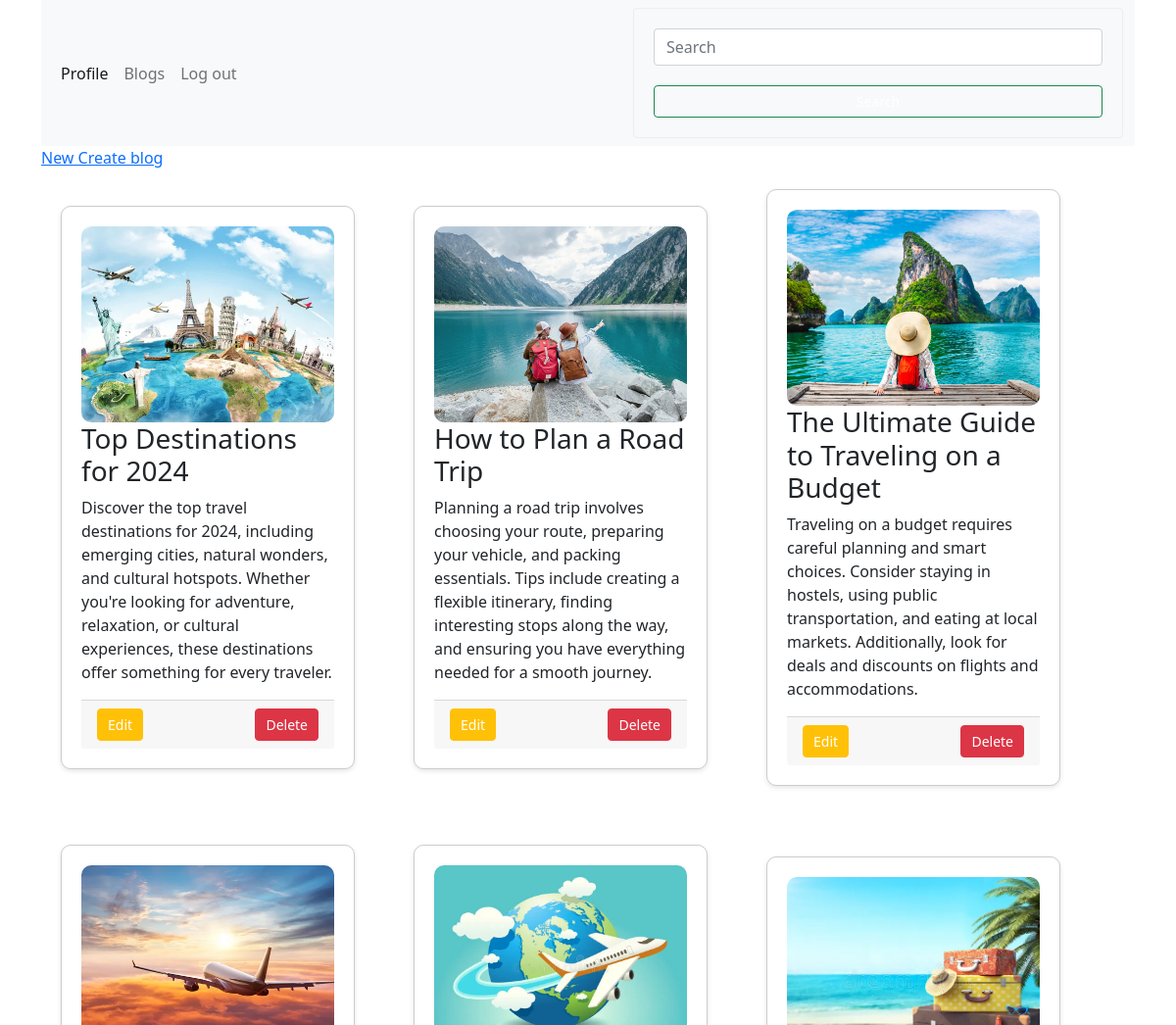
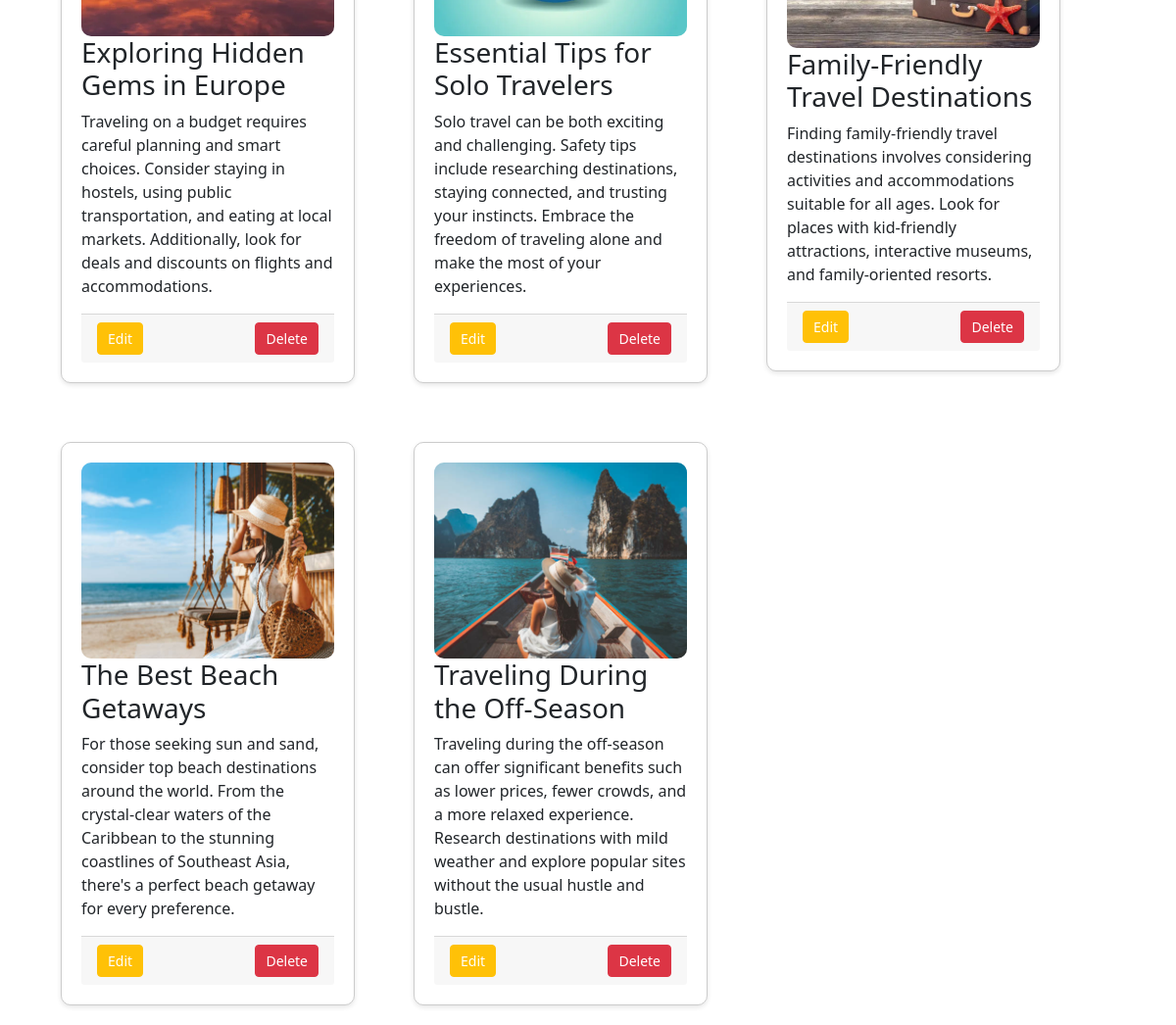
Page /blogs/usersblog.php (signed in) on the committed database (2 pictures, top to bottom).
### tables this page shows
CREATE TABLE `blogs` (
  `id` bigint(20) NOT NULL,
  `user_id` bigint(20) DEFAULT NULL,
  `category_id` bigint(20) DEFAULT NULL,
  `title` varchar(255) NOT NULL,
  `description` mediumtext NOT NULL,
  `blog_img` varchar(255) NOT NULL,
  `is_publish` tinyint(1) DEFAULT 0,
  `view_count` int(11) DEFAULT NULL,
  `created_at` timestamp NOT NULL DEFAULT current_timestamp(),
  `updated_at` timestamp NOT NULL DEFAULT current_timestamp() ON UPDATE current_timestamp()
);

### blogs/usersblog.php (the view, shortened to what this page needs)
<?php
include_once '../index.php';
$id = intval($_SESSION['user_id']);
$query = "SELECT * FROM blogs WHERE user_id = :user_id";
$blogsquery = $connection->prepare($query);
$blogsquery->execute([':user_id' => $id]);
$blogs = $blogsquery->fetchAll(PDO::FETCH_ASSOC);
?>
<!DOCTYPE html>
<html lang="en">
<head>
</head>
<body>
    <a href="insertblog.php"> New Create blog</a>
   <div class="cards">
   <?php
    if (count($blogs) > 0) {
        foreach ($blogs as $blog) {
            echo "<div class='card'>";
            echo "<img src='../uploads/" . htmlspecialchars($blog['blog_img']) . "' alt='" . htmlspecialchars($blog['title']) . "'>";
            echo "<h3>" . htmlspecialchars($blog['title']) . "</h3>";
            echo "<p>" . htmlspecialchars($blog['description']) . "</p>";
            echo "<div class='card-footer'>";
            echo "<a href='edit_blog.php?id=" . htmlspecialchars($blog['id']) . "' class='btn btn-warning'>Edit</a>";
            echo "<a href='delete_blog.php?id=" . htmlspecialchars($blog['id']) . "' class='btn btn-danger'>Delete</a>";
            echo "</div>";
            echo "</div>";
        }
    }
    ?>
   </div>
</body>
</html>

### blogs/usersblog.php (style rules this page uses)
body { display: flex; flex-direction: column; gap: 30px; }
.card { border: 1px solid #ccc; border-radius: 10px; padding: 20px; margin: 20px; max-width: 300px; box-shadow: 0 2px 5px rgba(0,0,0,0.1); display: inline-block; position: relative; }
.card img { width: 100%; height: 200px; object-fit: cover; border-radius: 10px; }
.card-footer { display: flex; justify-content: space-between; margin-top: 10px; }
.btn { text-decoration: none; color: #fff; border-radius: 4px; padding: 5px 10px; font-size: 14px; display: inline-block; }
.btn-warning { background-color: #ffc107; }
.btn-danger { background-color: #dc3545; }
.cards { display: flex; align-items: center; flex-wrap: wrap; gap: 20px; }

### rows in the picture
blogs: blog_img (picture), title "Top Destinations for 2024", description "Discover the top travel destinations for 2024, including emerging cities, natural wonders, and cultural hotspots. Whether you're looking for adventure, relaxation, or cultural experiences, these destinations offer something for every traveler."
blogs: blog_img (picture), title "How to Plan a Road Trip", description "Planning a road trip involves choosing your route, preparing your vehicle, and packing essentials. Tips include creating a flexible itinerary, finding interesting stops along the way, and ensuring you have everything needed for a smooth journey."
blogs: blog_img (picture), title "The Ultimate Guide to Traveling on a Budget", description "Traveling on a budget requires careful planning and smart choices. Consider staying in hostels, using public transportation, and eating at local markets. Additionally, look for deals and discounts on flights and accommodations."
blogs: blog_img (picture), title "Exploring Hidden Gems in Europe", description "Traveling on a budget requires careful planning and smart choices. Consider staying in hostels, using public transportation, and eating at local markets. Additionally, look for deals and discounts on flights and accommodations."
blogs: blog_img (picture), title "Essential Tips for Solo Travelers", description "Solo travel can be both exciting and challenging. Safety tips include researching destinations, staying connected, and trusting your instincts. Embrace the freedom of traveling alone and make the most of your experiences."
blogs: blog_img (picture), title "Family-Friendly Travel Destinations", description "Finding family-friendly travel destinations involves considering activities and accommodations suitable for all ages. Look for places with kid-friendly attractions, interactive museums, and family-oriented resorts."
blogs: blog_img (picture), title "The Best Beach Getaways", description "For those seeking sun and sand, consider top beach destinations around the world. From the crystal-clear waters of the Caribbean to the stunning coastlines of Southeast Asia, there's a perfect beach getaway for every preference."
blogs: blog_img (picture), title "Traveling During the Off-Season", description "Traveling during the off-season can offer significant benefits such as lower prices, fewer crowds, and a more relaxed experience. Research destinations with mild weather and explore popular sites without the usual hustle and bustle."
